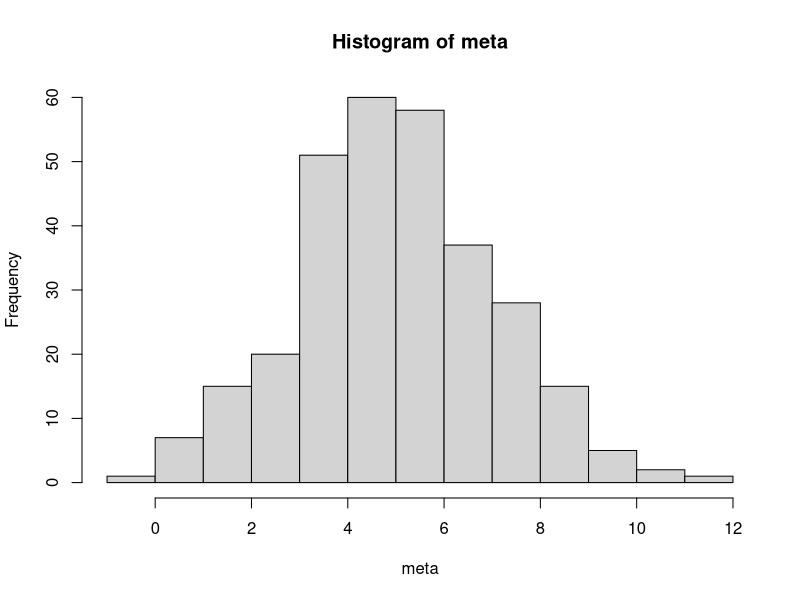
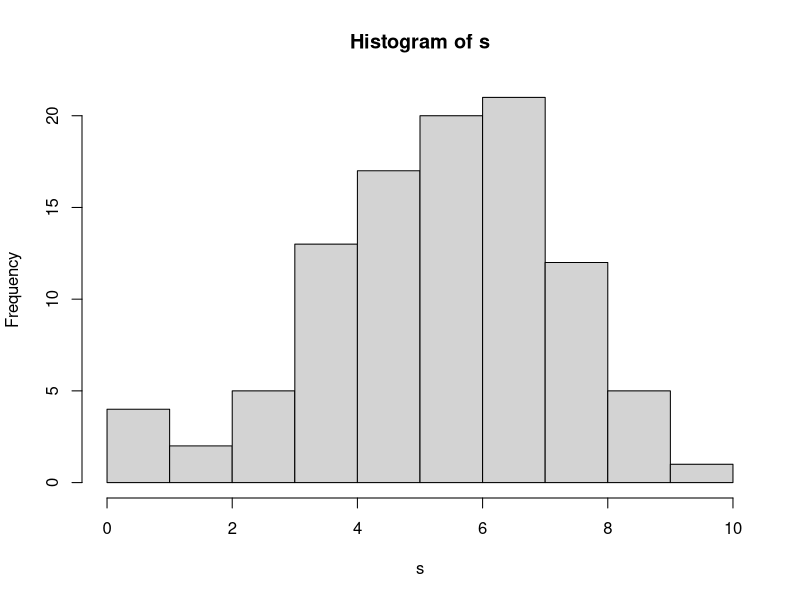

Reproduce these figures in R, in order.
## ---- chunk 1
knitr::opts_chunk$set(echo = TRUE)
## ---- chunk 2
index1<-as.integer(runif(200)*300)+1
## ---- chunk 3
index2<-as.integer(runif(300)*300)+1
## ---- chunk 4
meta<-rnorm(300,5,2)
hist(meta)
## ---- chunk 5
idx<-as.integer(runif(100)*300)+1
s<-meta[idx]
s.sum<-summary(s)
hist(s)
s.mean<-s.sum[4]
s.sd<-sd(s)/sqrt(300)
print("sample mean")
print(s.mean)
print("sample sd")
print(s.sd)

s.conf<-c(-1.96*s.sd,1.96*s.sd)+s.mean
print("sample conf")
print(s.conf)
